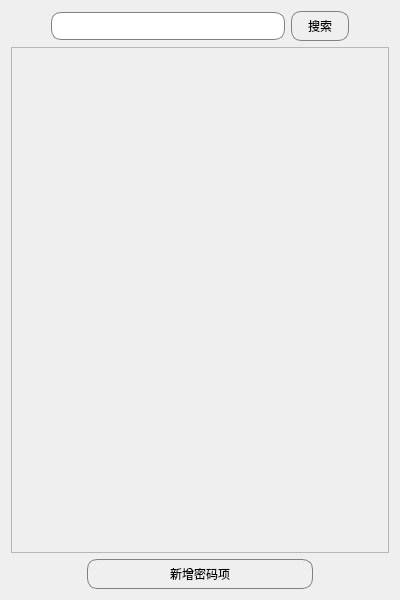
<?xml version="1.0" encoding="UTF-8"?>
<ui version="4.0">
 <class>UiMainWindow</class>
 <widget class="QWidget" name="UiMainWindow">
  <property name="geometry">
   <rect>
    <x>0</x>
    <y>0</y>
    <width>400</width>
    <height>600</height>
   </rect>
  </property>
  <property name="windowTitle">
   <string>Form</string>
  </property>
  <layout class="QVBoxLayout" name="verticalLayout">
   <item>
    <layout class="QHBoxLayout" name="horizontalLayout" stretch="0,8,2,0">
     <item>
      <spacer name="horizontalSpacer">
       <property name="orientation">
        <enum>Qt::Horizontal</enum>
       </property>
       <property name="sizeHint" stdset="0">
        <size>
         <width>40</width>
         <height>20</height>
        </size>
       </property>
      </spacer>
     </item>
     <item>
      <widget class="QLineEdit" name="lineEdit_search">
       <property name="styleSheet">
        <string notr="true">QLineEdit {
    border: 1px solid gray;
    border-radius: 10px;
    padding: 5px;
}</string>
       </property>
      </widget>
     </item>
     <item>
      <widget class="QPushButton" name="button_search">
       <property name="styleSheet">
        <string notr="true">QPushButton {
    border: 1px solid gray;
    border-radius: 10px;
    padding: 5px;
}</string>
       </property>
       <property name="text">
        <string>搜索</string>
       </property>
      </widget>
     </item>
     <item>
      <spacer name="horizontalSpacer_4">
       <property name="orientation">
        <enum>Qt::Horizontal</enum>
       </property>
       <property name="sizeHint" stdset="0">
        <size>
         <width>40</width>
         <height>20</height>
        </size>
       </property>
      </spacer>
     </item>
    </layout>
   </item>
   <item>
    <widget class="QScrollArea" name="scrollArea">
     <property name="widgetResizable">
      <bool>true</bool>
     </property>
     <widget class="QWidget" name="scrollAreaWidgetContents">
      <property name="geometry">
       <rect>
        <x>0</x>
        <y>0</y>
        <width>380</width>
        <height>508</height>
       </rect>
      </property>
      <layout class="QVBoxLayout" name="scrollArea_VBLayout">
       <property name="spacing">
        <number>3</number>
       </property>
       <property name="leftMargin">
        <number>0</number>
       </property>
       <property name="topMargin">
        <number>0</number>
       </property>
       <property name="rightMargin">
        <number>0</number>
       </property>
       <property name="bottomMargin">
        <number>0</number>
       </property>
      </layout>
     </widget>
    </widget>
   </item>
   <item>
    <layout class="QHBoxLayout" name="horizontalLayout_2" stretch="1,3,1">
     <item>
      <spacer name="horizontalSpacer_2">
       <property name="orientation">
        <enum>Qt::Horizontal</enum>
       </property>
       <property name="sizeHint" stdset="0">
        <size>
         <width>40</width>
         <height>20</height>
        </size>
       </property>
      </spacer>
     </item>
     <item>
      <widget class="QPushButton" name="button_addNewPwd">
       <property name="font">
        <font>
         <bold>false</bold>
        </font>
       </property>
       <property name="styleSheet">
        <string notr="true">QPushButton {
    border: 1px solid gray;
    border-radius: 10px;
    padding: 5px;
}</string>
       </property>
       <property name="text">
        <string>新增密码项</string>
       </property>
      </widget>
     </item>
     <item>
      <spacer name="horizontalSpacer_3">
       <property name="orientation">
        <enum>Qt::Horizontal</enum>
       </property>
       <property name="sizeHint" stdset="0">
        <size>
         <width>40</width>
         <height>20</height>
        </size>
       </property>
      </spacer>
     </item>
    </layout>
   </item>
  </layout>
 </widget>
 <resources/>
 <connections/>
</ui>
